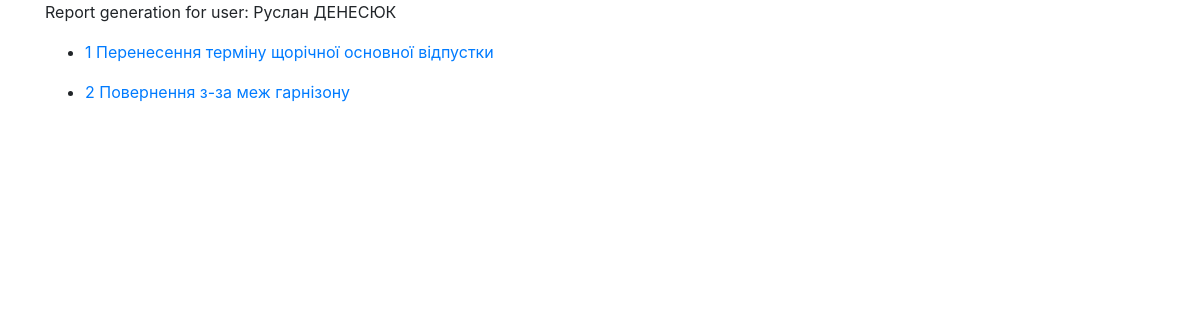
Screenshot of /reports_list/1/ with the database file from the repository.
### reports/models.py (models this page shows, shortened)
class Report(models.Model):
    title = models.CharField(max_length=255, null=True)
    body_sample = models.TextField(blank=True, null=True)
    body = models.TextField(blank=True, null=True)

### reports/views.py (the view)
# urls.py: path('reports_list/<int:serviceman_id>/', views.reports_list_view, name='reports_list'),
def reports_list_view(request, serviceman_id):
    serviceman = Serviceman.objects.get(id=serviceman_id).get_full_name()
    reports_list = Report.objects.all()
    context = {
        'user_id': serviceman_id,
        'user': serviceman,
        'reports_list': reports_list
    }
    return render(request, 'reports/reports_list.html', context)

### reports/models.py (called while the page is built)
    def get_full_name(self):
        return self.first_name + " " + self.last_name.upper()

### reports/templates/reports/reports_list.html
{% extends 'reports/base.html' %}
{% block content %}
    <p>Report generation for user: {{ user }}</p>
    {% for report in reports_list %}
        <ul>
            <li>
                <a href="{% url 'reports:report_filling' user_id=user_id report_id=report.id %}">{{ report.id }} {{ report.title}}</a>
            </li>
        </ul>
    {% endfor %}
{% endblock %}

### rows the page displays
Report: id "1", title "Перенесення терміну щорічної основної відпустки"
Report: id "2", title "Повернення з-за меж гарнiзону"

### other values shown
{{ user }} "Руслан ДЕНЕСЮК"
